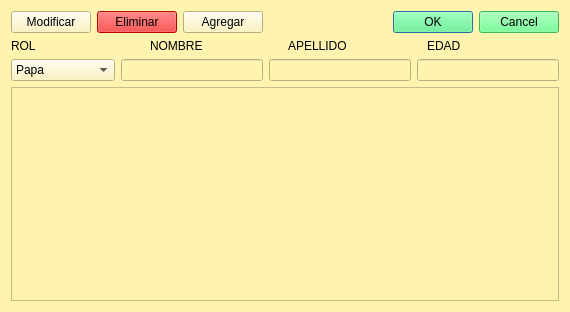
<?xml version="1.0" encoding="UTF-8"?>
<ui version="4.0">
 <class>Ingresar</class>
 <widget class="QDialog" name="Ingresar">
  <property name="geometry">
   <rect>
    <x>0</x>
    <y>0</y>
    <width>570</width>
    <height>312</height>
   </rect>
  </property>
  <property name="windowTitle">
   <string>Mienbros de la faamilia</string>
  </property>
  <property name="windowIcon">
   <iconset resource="icons.qrc">
    <normaloff>:/img/icons/icon.ico</normaloff>:/img/icons/icon.ico</iconset>
  </property>
  <property name="styleSheet">
   <string notr="true">background-color: rgb(255, 243, 176);</string>
  </property>
  <layout class="QVBoxLayout" name="verticalLayout">
   <item>
    <layout class="QHBoxLayout" name="horizontalLayout_2">
     <item>
      <layout class="QHBoxLayout" name="horizontalLayout"/>
     </item>
     <item>
      <widget class="QPushButton" name="btnmodificar">
       <property name="text">
        <string>Modificar</string>
       </property>
       <property name="icon">
        <iconset resource="icons.qrc">
         <normaloff>:/img/icons/editar.png</normaloff>:/img/icons/editar.png</iconset>
       </property>
      </widget>
     </item>
     <item>
      <widget class="QPushButton" name="btneliminar">
       <property name="styleSheet">
        <string notr="true">background-color: rgb(255, 0, 0);</string>
       </property>
       <property name="text">
        <string>Eliminar</string>
       </property>
       <property name="icon">
        <iconset resource="icons.qrc">
         <normaloff>:/img/icons/basura.png</normaloff>:/img/icons/basura.png</iconset>
       </property>
      </widget>
     </item>
     <item>
      <widget class="QPushButton" name="agregarboton">
       <property name="text">
        <string>Agregar</string>
       </property>
       <property name="icon">
        <iconset resource="icons.qrc">
         <normaloff>:/img/icons/agregar-usuario.png</normaloff>:/img/icons/agregar-usuario.png</iconset>
       </property>
      </widget>
     </item>
     <item>
      <widget class="QDialogButtonBox" name="buttonBox">
       <property name="styleSheet">
        <string notr="true">background-color: rgb(85, 255, 127);</string>
       </property>
       <property name="orientation">
        <enum>Qt::Horizontal</enum>
       </property>
       <property name="standardButtons">
        <set>QDialogButtonBox::Cancel|QDialogButtonBox::Ok</set>
       </property>
      </widget>
     </item>
    </layout>
   </item>
   <item>
    <layout class="QHBoxLayout" name="horizontalLayout_4">
     <item>
      <widget class="QLabel" name="label">
       <property name="text">
        <string>ROL</string>
       </property>
      </widget>
     </item>
     <item>
      <widget class="QLabel" name="label_2">
       <property name="text">
        <string>NOMBRE</string>
       </property>
      </widget>
     </item>
     <item>
      <widget class="QLabel" name="label_3">
       <property name="text">
        <string>APELLIDO</string>
       </property>
      </widget>
     </item>
     <item>
      <widget class="QLabel" name="label_4">
       <property name="text">
        <string>EDAD</string>
       </property>
      </widget>
     </item>
    </layout>
   </item>
   <item>
    <layout class="QHBoxLayout" name="horizontalLayout_3">
     <item>
      <widget class="QComboBox" name="Inrol">
       <item>
        <property name="text">
         <string>Papa</string>
        </property>
       </item>
       <item>
        <property name="text">
         <string>Mama</string>
        </property>
       </item>
       <item>
        <property name="text">
         <string>Hijo</string>
        </property>
       </item>
       <item>
        <property name="text">
         <string>Hija</string>
        </property>
       </item>
       <item>
        <property name="text">
         <string>Abuelo</string>
        </property>
       </item>
       <item>
        <property name="text">
         <string>Abuela</string>
        </property>
       </item>
       <item>
        <property name="text">
         <string>Otro miembro</string>
        </property>
       </item>
      </widget>
     </item>
     <item>
      <widget class="QLineEdit" name="Innombre"/>
     </item>
     <item>
      <widget class="QLineEdit" name="Inapellido"/>
     </item>
     <item>
      <widget class="QLineEdit" name="Inedad"/>
     </item>
    </layout>
   </item>
   <item>
    <widget class="QTableWidget" name="tbtLista"/>
   </item>
  </layout>
 </widget>
 <resources/>
 <connections/>
</ui>
